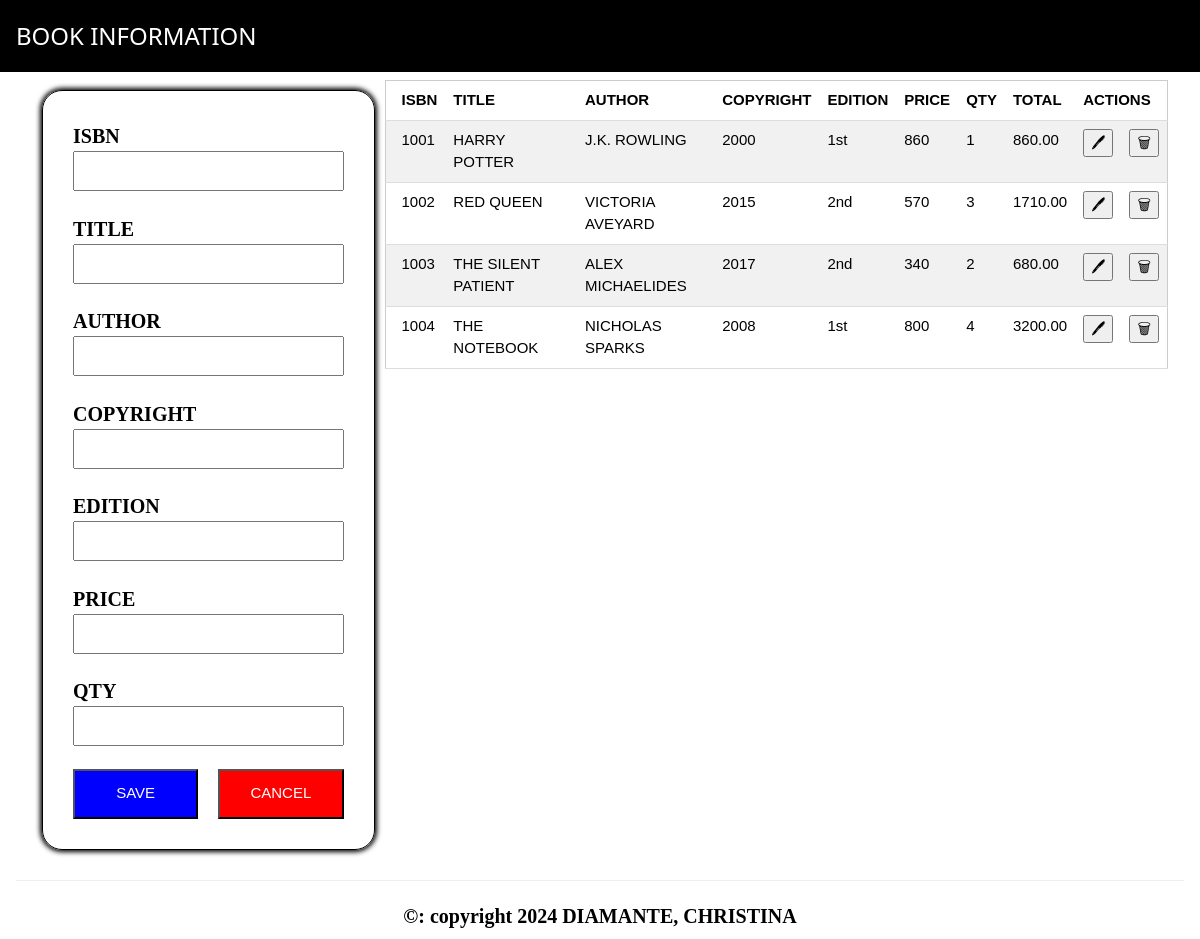
The page / on the database its author committed.
### tables this page shows
CREATE TABLE books
(
ISBN VARCHAR(13) NOT NULL PRIMARY KEY,
TITLE VARCHAR(100) NOT NULL,
AUTHOR VARCHAR(50) NOT NULL,
COPYRIGHT CHAR(4),
EDITION VARCHAR(5),
PRICE INT,
QTY INT);

### app.py (the view)
@app.route("/")
def index() -> None:
    books = getprocess(
        """SELECT isbn, UPPER(title) AS title, UPPER(author) AS author, copyright, CASE
            WHEN SUBSTR(edition, -1) = '1' AND edition != '11' THEN CONCAT(edition, 'st')
            WHEN SUBSTR(edition, -1) = '2' AND edition != '12' THEN CONCAT(edition, 'nd')
            WHEN SUBSTR(edition, -1) = '3' AND edition != '13' THEN CONCAT(edition, 'rd')
            ELSE CONCAT(edition, 'th')
        END AS edition, price, qty, (price*qty) as total FROM books"""
    )
    return render_template("index.html", books=books)

### dbhelper.py (called while the page is built)
def getprocess(sql:str)->list:
    db:object = connect(database)
    cursor:object = db.cursor()
    cursor.row_factory = Row
    cursor.execute(sql)
    data:list = cursor.fetchall()
    cursor.close()
    db.close()
    return data

### templates/index.html (shortened to what this page needs)
{% extends 'base.html'%}
{% block content %}
    <div class="w3-container flex-container" style="display: flex; flex-direction: row">
        <div
            style="width: 40%; display: flex; flex-direction: column; justify-content: center; border: 1px solid black; padding: 30px; margin: 10px; border-radius: 20px; box-shadow: 0px 0px 5px 2px;"
        >
            <form action="/addBook" method="POST" id="form">
                <label for="isbn" style="font-family: Calibre; font-weight: bold; font-size: 20px;">ISBN</label>
                <br/>
                <input required type="text" name="isbn" id="isbn" style="width: 100%; height: 40px">
                <br/>
                <br/>
                <label for="title" style="font-family: Calibre; font-weight: bold; font-size: 20px;">TITLE</label>
                <br/>
                <input required type="text" name="title" id="title" style="width: 100%; height: 40px">
                <br/>
                <br/>
                <label for="author" style="font-family: Calibre; font-weight: bold; font-size: 20px;">AUTHOR</label>
                <br/>
                <input required type="text" name="author" id="author"style="width: 100%; height: 40px">
                <br/>
                <br/>
                <label for="copyright" style="font-family: Calibre; font-weight: bold; font-size: 20px;">COPYRIGHT</label>
                <br/>
                <input required type="text" name="copyright" id="copyright"style="width: 100%; height:40px">
                <br/>
                <br/>
                <label for="edition" style="font-family: Calibre; font-weight: bold; font-size: 20px;">EDITION</label>
                <br/>
                <input required type="text" name="edition" id="edition"style="width: 100%; height: 40px">
                <br/>
                <br/>
                <label for="price" style="font-family: Calibre; font-weight: bold; font-size: 20px;">PRICE</label>
                <br/>
                <input required type="text" name="price" id="price"style="width: 100%; height: 40px">
                <br/>
                <br/>
                <label for="qty" style="font-family: Calibre; font-weight: bold; font-size: 20px;">QTY</label>
                <br/>
                <input required type="text" name="qty" id="qty"style="width: 100%; height: 40px">
                <br/>
                <br/>
                <div style="display: flex; flex-direction: row; justify-content: center; gap: 20px; height: 50px;">
                    <button type="submit" style="width: 100%; background-color: blue; color: white;">SAVE</button>
                    <button type="reset" style="width: 100%; background-color: red; color: white;" onclick="return confirmCancel()">CANCEL</button>
                </div>
            </form>
        </div>
    <table class="w3-table-all" style="height: 100%;">
        <tr>
            <th>ISBN</th>
            <th>TITLE</th>
            <th>AUTHOR</th>
            <th>COPYRIGHT</th>
            <th>EDITION</th>
            <th>PRICE</th>
            <th>QTY</th>
            <th>TOTAL</th>
            <th colspan="2">ACTIONS</th>
        </tr>
        {% for book in books %}
            <tr>
                <td>{{book.isbn}}</td>
                <td>{{book.title}}</td>
                <td>{{book.author}}</td>
                <td>{{book.copyright}}</td>
                <td>{{book.edition}}</td>
                <td>{{book.price}}</td>
                <td>{{book.qty}}</td>
                <td>{{ "{:.2f}".format(book.price*book.qty)}}</td>
                <td><button onclick="editBook('{{book.isbn}}', '{{book.title}}', '{{book.author}}', '{{book.copyright}}', '{{book.edition}}', '{{book.price}}', '{{book.qty}}')">
                    &#128394;
                </button></td>
                <td><button onclick="return submitDelete('{{book.isbn}}')">&#128465;</button></td>
            </tr>
        {% endfor %}
    </table>
    </div>
{% endblock %}

### templates/base.html (shortened to what this page needs)
<!DOCTYPE html>
<html lang="en">
    <head>
        <link rel="stylesheet" href="{{ url_for('static', filename='w3.css')}}">
    </head>
    <body>
        <div class="w3-container w3-bar w3-black w3-padding">
            <h3>BOOK INFORMATION</h3>
        </div>
        <div class="w3-container w3-padding">
            {%block content%}
            {%endblock%}
            <hr/>
            <div class="w3-center" style="font-family: Calibre; font-weight: bold; font-size: 20px;">
                &copy: copyright 2024 DIAMANTE, CHRISTINA
            </div>
        </div>
    </body>
</html>

### static/w3.css (style rules this page uses)
html { box-sizing:border-box }
*,*:before,*:after { box-sizing:inherit }
html { -ms-text-size-adjust:100%;-webkit-text-size-adjust:100% }
body { margin:0 }
hr { box-sizing:content-box;height:0;overflow:visible }
button,input,select,textarea,optgroup { font:inherit;margin:0 }
button,input { overflow:visible }
button,select { text-transform:none }
button,[type=button],[type=reset],[type=submit] { -webkit-appearance:button }
html,body { font-family:Verdana,sans-serif;font-size:15px;line-height:1.5 }
html { overflow-x:hidden }
h3 { font-size:24px }
h1,h2,h3,h4,h5,h6 { font-family:"Segoe UI",Arial,sans-serif;font-weight:400;margin:10px 0 }
hr { border:0;border-top:1px solid #eee;margin:20px 0 }
.w3-table,.w3-table-all { border-collapse:collapse;border-spacing:0;width:100%;display:table }
.w3-table-all { border:1px solid #ccc }
.w3-bordered tr,.w3-table-all tr { border-bottom:1px solid #ddd }
.w3-table-all tr:nth-child(odd) { background-color:#fff }
.w3-table-all tr:nth-child(even) { background-color:#f1f1f1 }
.w3-table td,.w3-table th,.w3-table-all td,.w3-table-all th { padding:8px 8px;display:table-cell;text-align:left;vertical-align:top }
.w3-table th:first-child,.w3-table td:first-child,.w3-table-all th:first-child,.w3-table-all td:first-child { padding-left:16px }
.w3-bar { width:100%;overflow:hidden }
.w3-container:after,.w3-container:before,.w3-panel:after,.w3-panel:before,.w3-row:after,.w3-row:before,.w3-row-padding:after,.w3-row-padding:before, .w3-cell-row:before,.w3-cell-row:after,.w3-clear:after,.w3-clear:before,.w3-bar:before,.w3-bar:after { content:"";display:table;clear:both }
.w3-container,.w3-panel { padding:0.01em 16px }
.w3-center { text-align:center!important }
.w3-padding { padding:8px 16px!important }
.w3-black,.w3-hover-black:hover { color:#fff!important;background-color:#000!important }

### rows shown on the page
books: isbn "1001", title "HARRY POTTER", author "J.K. ROWLING", copyright "2000", edition "1st", price "860", qty "1", book.price*book.qty "860.00"
books: isbn "1002", title "RED QUEEN", author "VICTORIA AVEYARD", copyright "2015", edition "2nd", price "570", qty "3", book.price*book.qty "1710.00"
books: isbn "1003", title "THE SILENT PATIENT", author "ALEX MICHAELIDES", copyright "2017", edition "2nd", price "340", qty "2", book.price*book.qty "680.00"
books: isbn "1004", title "THE NOTEBOOK", author "NICHOLAS SPARKS", copyright "2008", edition "1st", price "800", qty "4", book.price*book.qty "3200.00"
